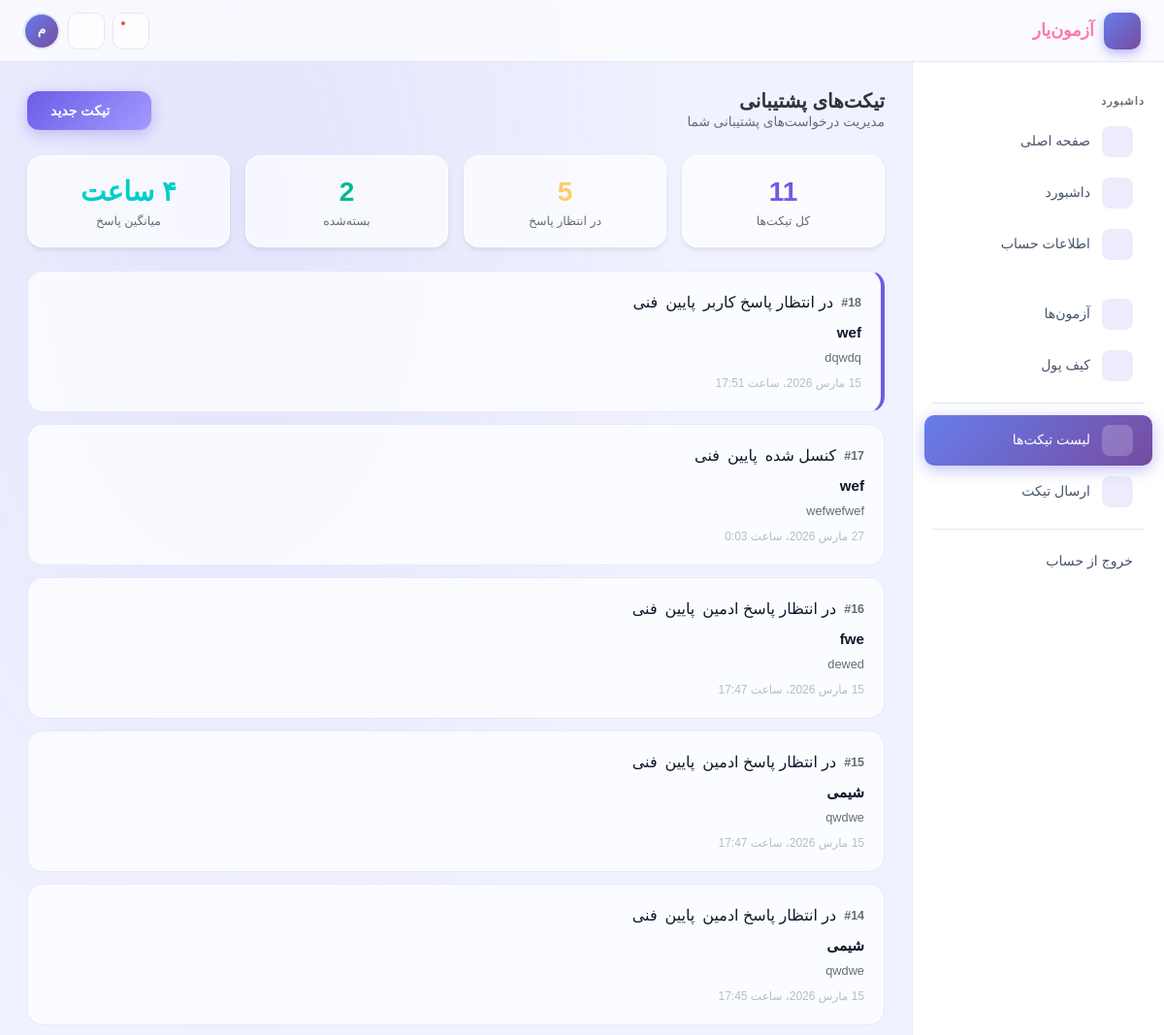
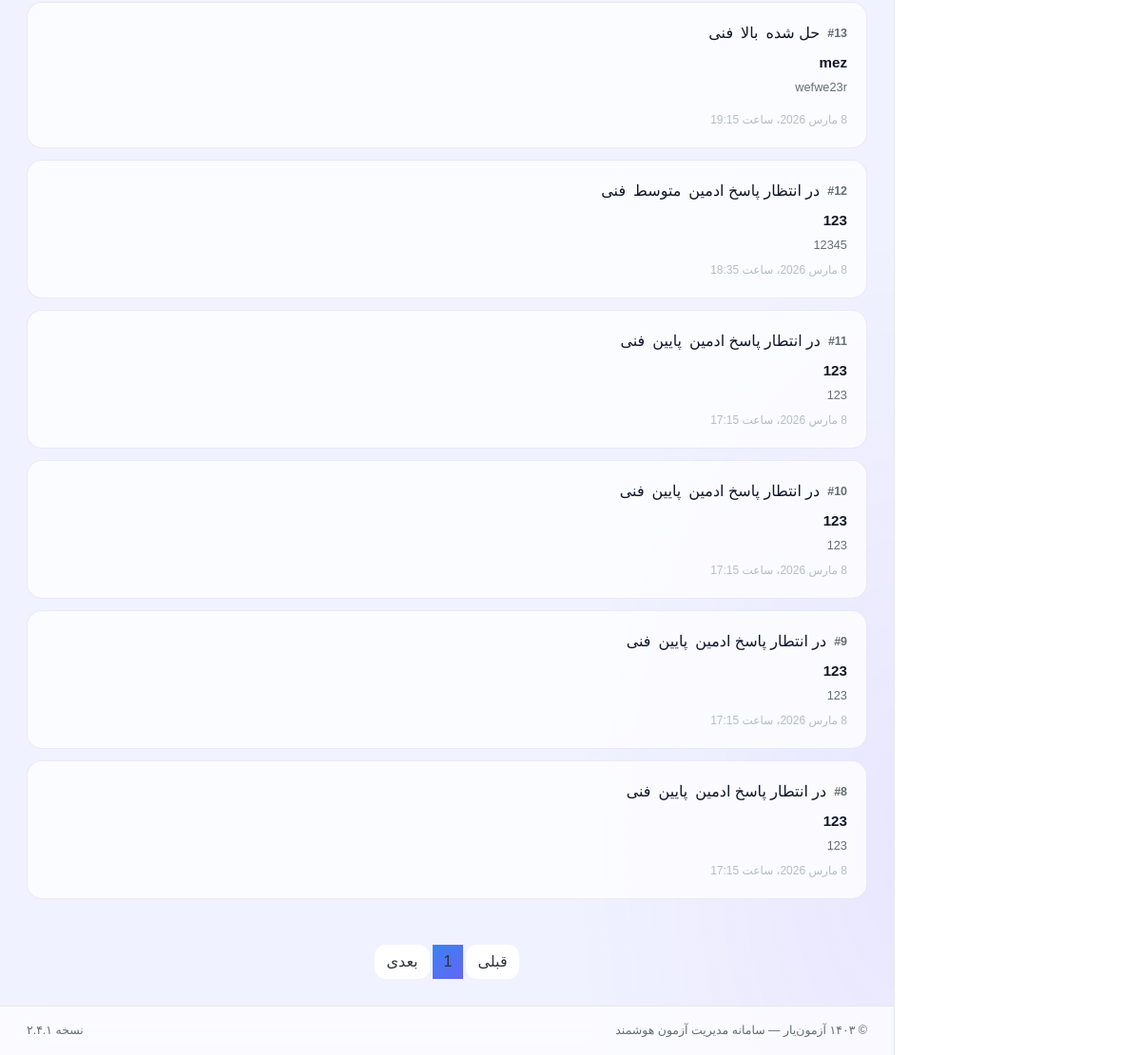
Screenshot of /sanatorium/ticket/ (signed in) with the database file from the repository (2 pictures, top to bottom).
### user/models.py (models this page shows, shortened)
class User(AbstractUser):
    class GenderOfUser(models.TextChoices):
        MALE = "M", 'مذکر'
        FELMALE = "F", "مونث"
    class TypeOfUser(models.TextChoices):
        REGULAR = "R", 'دانش اموز'
        SANATORUM = "S", "مصحح"
        ADMIN = "A", "ادمین"
    father_name =  models.CharField(max_length=255, verbose_name='نام پدر', null=True)
    gender = models.CharField(max_length=255, choices=GenderOfUser, verbose_name="جنسیت")
    PhoneNumber = PhoneNumberField(unique=True, verbose_name="شماره",  db_index=True)
    national_id = models.CharField(max_length=255, verbose_name='کد ملی', null=True)
    province =  models.CharField(max_length=255, verbose_name='نام استان', null=True)
    city =  models.CharField(max_length=255, verbose_name='نام شهر', null=True)
    school =  models.CharField(max_length=255, verbose_name='نام مدرسه', null=True)
    grade =  models.ForeignKey(GradeCategories, related_name='users', null=True, on_delete=models.PROTECT, verbose_name='پایه',  db_index=True)
    major =  models.ForeignKey(MajorCategories, related_name='users', null=True, on_delete=models.PROTECT, verbose_name='رشته تحصیلی',  db_index=True)
    birth = models.DateTimeField(verbose_name='تاریخ تولد', null=True)
    private_code =  models.CharField(max_length=1000, verbose_name='کد مخفی کاربر', null=True, blank=True)
    otp = models.CharField(max_length=6, blank=True, null=True, verbose_name="کد otp")
    login_temp = models.PositiveSmallIntegerField(default=0, verbose_name="دفعات ورود")
    otp_expiry_date = models.DateTimeField(null=True, blank=True, verbose_name="تاریخ انقضای ")
    type_of_user = models.CharField(max_length=255, choices=TypeOfUser, verbose_name='نوع کاربر', default=TypeOfUser.REGULAR)
    is_verified = models.BooleanField(default=True, verbose_name='تایید شماره همراه')
    USERNAME_FIELD = "PhoneNumber"
    username = None
    objects = UserManager()
    class Meta:
        verbose_name = 'کاربر'
        verbose_name_plural = 'کاربران'

### sitesetting/models.py (models this page shows, shortened)
class Ticket(models.Model):
    class TicketPriority(models.TextChoices):
        low = 'پایین','پایین'
        mid = 'متوسط','متوسط'
        high = 'بالا','بالا'
        huge = 'فوری','فوری'
    class TicketStatus(models.TextChoices):
        cancelled = 'کنسل شده','کنسل شده'
        fixed = 'حل شده','حل شده'
        awating_admin = 'در انتظار پاسخ ادمین','در انتظار پاسخ ادمین'
        awating_user = 'در انتظار پاسخ کاربر','در انتظار کاربر'
    name = models.CharField(max_length=500, verbose_name='موضوع',  db_index=True)
    user =  models.ForeignKey(User, related_name='tickets', on_delete=models.PROTECT, verbose_name='درخواست دهنده',  db_index=True)
    admin =  models.ForeignKey(User, related_name='tickets_admin', null=True, blank=True, on_delete=models.PROTECT, verbose_name='ادمین',  db_index=True)
    problem =  models.ForeignKey(TicketProblemCategory, related_name='tickets', null=True, on_delete=models.PROTECT, verbose_name='دسته بندی مشکلات تیکت ها',  db_index=True)
    placement =  models.ForeignKey(TicketProblemPlacement, related_name='tickets', null=True, on_delete=models.PROTECT, verbose_name='بخش های مرتبط مشکلات در تیکت',  db_index=True)
    description = models.TextField(verbose_name="توضیحات ")
    file = models.FileField(verbose_name='پیوست', upload_to=photo_path_upload_to, null=True, blank=True)
    priority = models.CharField(verbose_name='اهمیت', choices=TicketPriority, max_length=255)
    status = models.CharField(verbose_name='وضعیت', choices=TicketStatus, max_length=255)
    create_at = models.DateTimeField(verbose_name='زمان ارسال درخواست', auto_now_add=True)
    class Meta:
        ordering = ['-id']
        verbose_name ='تیکت '
        verbose_name_plural ='تیکت  ها'

class TicketProblemCategory(models.Model):
    order = models.PositiveIntegerField(default=1, verbose_name='ترتیب')
    name = models.CharField( max_length=255, verbose_name='نام  ')
    is_active = models.BooleanField(default=True, verbose_name='فعال')
    class Meta:
        ordering = ['-order']
        verbose_name = 'دسته بندی مشکل تیکت'
        verbose_name_plural = 'دسته بندی مشکلات تیکت ها'

class TicketChat(models.Model):
    ticket =  models.ForeignKey(Ticket, related_name='chats', on_delete=models.CASCADE, verbose_name='تیکت')
    create_at = models.DateTimeField(verbose_name='زمان ارسال پیام', auto_now_add=True)
    is_read_by_admin = models.BooleanField(verbose_name='خوانده شده توسط ادمین', default=False)
    is_read_by_user = models.BooleanField(verbose_name='خوانده شده توسط کاربر', default=False)
    is_admin_message = models.BooleanField(verbose_name='پیام ادمین', default=False)
    admin_message = CKEditor5Field(verbose_name="پیام", null=True, blank=True)
    user_message = models.TextField(verbose_name="پیام", null=True, blank=True)
    class Meta:
        ordering = ['id']
        verbose_name ='پیام تیکت  '
        verbose_name_plural ='پیام های تیکت'

### sanatorium/views/tickets.py (the view)
# urls.py: path('ticket/', views.tickets.TicketList.as_view(), name='ticket-list'),
class TicketList(SanatorPermissionRequire, Ticketlist):
    template_name =  'sanatorium/tickets/03-tickets-list.html'
    paginate_by = 50

### template/sanatorium/tickets/03-tickets-list.html (shortened to what this page needs)
{% extends "sanatorium/base/base.html" %}
{% load jalali_tags %}
{% block main %}
<main class="main-content"><div class="page-body">
  <div class="d-flex justify-content-between align-items-center mb-4 flex-wrap gap-2 animate-in">
    <div>
      <h5 style="font-weight:800;margin:0;">تیکت‌های پشتیبانی</h5>
      <p style="font-size:0.85rem;color:var(--text-muted);margin:0;">مدیریت درخواست‌های پشتیبانی شما</p>
    </div>
    <a href="{% url 'sanatorium:ticket-send' %}" style="background:var(--gradient-1);border:none;color:white;border-radius:12px;padding:0.6rem 1.5rem;font-family:Vazirmatn,sans-serif;font-weight:600;font-size:0.88rem;text-decoration:none;box-shadow:0 4px 15px rgba(108,92,231,0.35);display:inline-flex;align-items:center;gap:0.5rem;"><i class="bi bi-plus-circle"></i> تیکت جدید</a>
  </div>
  <div class="row g-3 mb-4 animate-in">
    <div class="col-6 col-md-3"><div class="glass-card p-3 text-center"><div style="font-size:1.75rem;font-weight:900;color:var(--primary);">{{ items.count }}</div><div style="font-size:0.78rem;color:var(--text-muted);">کل تیکت‌ها</div></div></div>
    <div class="col-6 col-md-3"><div class="glass-card p-3 text-center"><div style="font-size:1.75rem;font-weight:900;color:var(--warning);">{{ await_response }}</div><div style="font-size:0.78rem;color:var(--text-muted);">در انتظار پاسخ</div></div></div>
    <div class="col-6 col-md-3"><div class="glass-card p-3 text-center"><div style="font-size:1.75rem;font-weight:900;color:var(--success);">{{ closed }}</div><div style="font-size:0.78rem;color:var(--text-muted);">بسته‌شده</div></div></div>
    <div class="col-6 col-md-3"><div class="glass-card p-3 text-center"><div style="font-size:1.75rem;font-weight:900;color:var(--secondary);">۴ ساعت</div><div style="font-size:0.78rem;color:var(--text-muted);">میانگین پاسخ</div></div></div>
  </div>
  <div style="display:flex;flex-direction:column;gap:0.75rem;" class="animate-in delay-1">
    {% for item in items %}
    <a href="{% url 'sanatorium:ticket-conversation' item.pk %}">
      <div class="ticket-item {% if item.status == status.awating_user %}unread{% endif %} " >
        <div class="d-flex align-items-center gap-2 mb-2 flex-wrap">
          <span style="font-weight:800;color:var(--text-muted);font-size:0.78rem;">#{{item.id}}</span>
          <span class="badge-status badge-{% if item.status == status.awating_admin or item.status == status.awating_user %}warning{% elif item.status == status.fixed %}success{% else %}secondary{% endif %} ">{{ item.status }}</span>
          <span class="badge-status badge-{% if item.priority == priority.huge or item.priority == priority.high %}danger{% elif item.priority == priority.mid %}warning{% else %}secondary{% endif %} ">{{ item.priority }}</span>
          <span class="badge-status badge-warning" >{{ item.problem.name }}</span>
        </div>
        <div style="font-weight:700;font-size:0.95rem;margin-bottom:0.25rem;">{{ item.name }}</div>
        <div style="font-size:0.8rem;color:var(--text-muted);">
          {% if item.chats.exists and  item.chats.first.is_admin_message %}
            {{ item.chats.first.admin_message|safe|truncatechars:80 }}
          {% elif item.chats.exists and not item.chats.first.is_admin_message %}
            {{ item.chats.first.user_message|truncatechars:80 }}
          {% else %}
            {{ item.description|truncatechars:80 }}
          {% endif %}
        </div>
        <div style="font-size:0.75rem;color:var(--text-light);margin-top:0.5rem;">
          {% if item.chats.exists %}
            {{item.chats.first.create_at|to_jalali:'%H:%M - %Y/%m/%d'}}
          {% else %}
            {{item.create_at|to_jalali:'%H:%M - %Y/%m/%d'}}
          {% endif %}
        </div>
      </div>
      </a>
    {% endfor %}
  </div>
        <div class="d-flex justify-content-center mt-5">
            <nav>
                <ul class="pagination gap-1 mb-0" id="myPagination">
                    {% if page_obj.has_previous %}
                        <li class="page-item"><a class="page-link"
                            href="?page={{ page_obj.previous_page_number }}"
                            style="border-radius:var(--radius-md);
                                  border:1px solid var(--border-color);
                                  background:var(--bg-card);
                                  color:var(--text-secondary);">
                            قبلی
                        </a></li>
                    {% else %}
                        <li class="page-item disabled" aria-disabled="true">
                            <a class="page-link"
                              href="#"
                              style="border-radius:var(--radius-md);
                                      border:none;
                                      background:var(--bg-card);
                                      color:inherit;"
                              tabindex="-1"
                              aria-hidden="true">
                                قبلی
                            </a>
                        </li>
                    {% endif %}
                    {% for page in page_obj.paginator.page_range %}
                        {% if page_obj.number == page %}
                            <li class="page-item active" style="border-radius:var(--radius-md);
                                                              border:none;
                                                              background:var(--gradient-blue);"
                                aria-current="page">
                                <a class="page-link" href="?page={{page}}" style="color:inherit;">
                                    {{ forloop.counter }}
                                </a>
                            </li>
                        {% endif %}
                    {% endfor %}
                    {% if page_obj.has_next %}
                        <li class="page-item"><a class="page-link"
                            href="?page={{ page_obj.next_page_number }}"
                            style="border-radius:var(--radius-md);
                                  border:1px solid var(--border-color);
                                  background:var(--bg-card);
                                  color:inherit;">
                                بعدی
                            </a></li>
                    {% else %}
                        <li class="page-item disabled" aria-disabled="true">
                            <a class="page-link"
                              href="#"
                              style="border-radius:var(--radius-md);
                                      border:none;
                                      background:var(--bg-card);
                                      color:inherit;"
                              tabindex="-1"
                              aria-hidden="true">
                                بعدی
                            </a>
                        </li>
                    {% endif %}
                </ul>
            </nav>
        </div>
</div></main>
{% endblock   %}

### template/sanatorium/base/base.html (shortened to what this page needs)
{% load list %}
<!DOCTYPE html>
<html lang="fa" dir="rtl" data-theme="light">
<head>
<link href="/static/css/bootstrap5.css" rel="stylesheet">
<link href="/static/css/bootstrap5-icons.css" rel="stylesheet">
</head>
<body>
<div class="topbar">
  <a href="{% url 'sanatorium:main' %}" class="topbar-brand">
    <div class="brand-icon"><i class="bi bi-mortarboard-fill"></i></div>
    آزمون‌یار
  </a>
  <div class="topbar-actions">
    <a href="{% url 'sanatorium:ticket-list' %}" class="topbar-btn" title="تیکت‌ها">
      <i class="bi bi-headset"></i>
      <span class="badge-dot"></span>
    </a>
    <button class="theme-toggle" onclick="toggleTheme()" title="تغییر تم">
      <i class="bi bi-moon-stars" id="themeIcon"></i>
    </button>
    <div style="position:relative;">
      <div class="user-avatar" onclick="toggleDropdown()">{{user.get_full_name|list_index:0}}</div>
    </div>
  </div>
</div>
<nav class="sidebar" id="sidebar">
    <div class="sidebar-section-title">داشبورد</div>
    <a href="{% url 'site:main' %}" class="sidebar-item ">
      <div class="si-icon"><i class="bi bi-speedometer2"></i></div>
      صفحه اصلی
    </a>
    <a href="{% url 'sanatorium:main' %}" class="sidebar-item ">
      <div class="si-icon"><i class="bi bi-speedometer2"></i></div>
      داشبورد
    </a>
    <a href="{% url 'sanatorium:edit-infos' %}" class="sidebar-item">
      <div class="si-icon"><i class="bi bi-person-badge"></i></div>
      اطلاعات حساب
    </a>
   <div class="sidebar-section-title"> </div>
    <a href="{% url 'sanatorium:exam-list' %}" class="sidebar-item">
      <div class="si-icon"><i class="bi bi-clipboard2-check"></i></div>
      آزمون‌ها
     </a>
    <a href="{% url 'sanatorium:wallet-list' %}" class="sidebar-item">
      <div class="si-icon"><i class="bi bi-clipboard2-check"></i></div>
      کیف پول
    </a>
  <div class="sidebar-divider"></div>
     <a href="{% url 'sanatorium:ticket-list' %}" class="sidebar-item">
      <div class="si-icon"><i class="bi bi-ticket-perforated"></i></div>
      لیست تیکت‌ها
     </a>
    <a href="{% url 'sanatorium:ticket-send' %}" class="sidebar-item">
      <div class="si-icon"><i class="bi bi-send-plus"></i></div>
      ارسال تیکت
    </a>
    <div class="sidebar-divider"></div>
    <a href="{% url 'user:logout' %}" class="sidebar-item danger">
      خروج از حساب
    </a>
</nav>
{% block main %}{% endblock main %}
<footer class="dashboard-footer">
  <div>© ۱۴۰۳ آزمون‌یار — سامانه مدیریت آزمون هوشمند</div>
  <div>نسخه ۲.۴.۱</div>
</footer>
</body>
</html>

### rows the page displays
User: get_full_name|list_index "م"
Ticket: id "18", status "در انتظار پاسخ کاربر", priority "پایین", problem.name "فنی", name "wef", chats.first.user_message "dqwdq", chats.first.create_at|to_jalali "15 مارس 2026، ساعت 17:51"
Ticket: id "17", status "کنسل شده", priority "پایین", problem.name "فنی", name "wef", chats.first.admin_message "wefwefwef", chats.first.create_at|to_jalali "27 مارس 2026، ساعت 0:03"
Ticket: id "16", status "در انتظار پاسخ ادمین", priority "پایین", problem.name "فنی", name "fwe", description "dewed", create_at|to_jalali "15 مارس 2026، ساعت 17:47"
Ticket: id "15", status "در انتظار پاسخ ادمین", priority "پایین", problem.name "فنی", name "شیمی", description "qwdwe", create_at|to_jalali "15 مارس 2026، ساعت 17:47"
Ticket: id "14", status "در انتظار پاسخ ادمین", priority "پایین", problem.name "فنی", name "شیمی", description "qwdwe", create_at|to_jalali "15 مارس 2026، ساعت 17:45"
Ticket: id "13", status "حل شده", priority "بالا", problem.name "فنی", name "mez", chats.first.admin_message "wefwe23r", chats.first.create_at|to_jalali "8 مارس 2026، ساعت 19:15"
Ticket: id "12", status "در انتظار پاسخ ادمین", priority "متوسط", problem.name "فنی", name "123", chats.first.user_message "12345", chats.first.create_at|to_jalali "8 مارس 2026، ساعت 18:35"
Ticket: id "11", status "در انتطار پاسخ ادمین", priority "پایین", problem.name "فنی", name "123", description "123", create_at|to_jalali "8 مارس 2026، ساعت 17:15"
Ticket: id "10", status "در انتطار پاسخ ادمین", priority "پایین", problem.name "فنی", name "123", description "123", create_at|to_jalali "8 مارس 2026، ساعت 17:15"
Ticket: id "9", status "در انتطار پاسخ ادمین", priority "پایین", problem.name "فنی", name "123", description "123", create_at|to_jalali "8 مارس 2026، ساعت 17:15"
Ticket: id "8", status "در انتطار پاسخ ادمین", priority "پایین", problem.name "فنی", name "123", description "123", create_at|to_jalali "8 مارس 2026، ساعت 17:15"

### other values shown
{{ items.count }} "11"
{{ await_response }} "5"
{{ closed }} "2"
